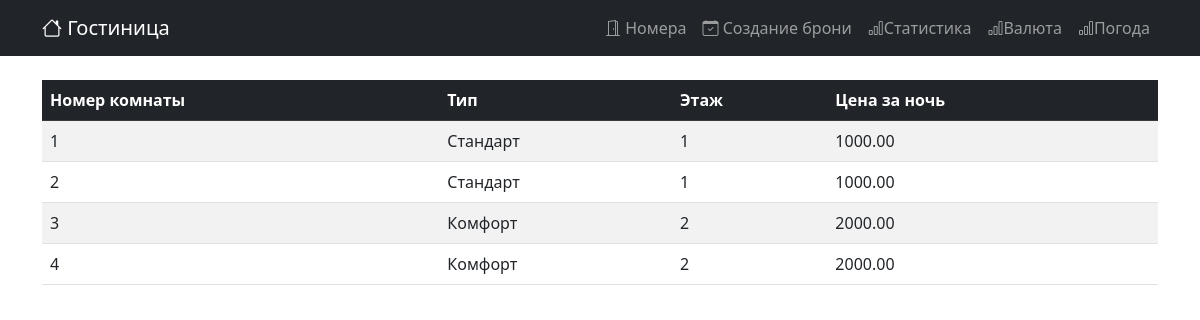
The page //stats/ on the database its author committed.
### hotel_def/models.py (models this page shows, shortened)
class Room(models.Model):
    number = models.CharField('Номер комнаты', max_length=10, unique=True)
    room_type = models.CharField('Тип номера', max_length=50, default='Стандарт')
    price_per_night = models.DecimalField('Цена за ночь', max_digits=10, decimal_places=2)
    floor = models.PositiveIntegerField('Этаж')
    class Meta:
        verbose_name = 'Номер'
        verbose_name_plural = 'Номера'

### core/views.py (the view)
# urls.py: path('/stats/', views.ListViewsStats.as_view(), name='stats'),
class ListViewsStats(ListView):
    model = Room
    template_name = 'stats.html'
    context_object_name = 'rooms'
    def get_queryset(self):
        return super().get_queryset()

### core/templates/stats.html
{% extends 'base.html' %}
{% block content %}
<table class="table table-striped table-hover">
    <thead class="table-dark">
        <tr>
            <th>Номер комнаты</th>
            <th>Тип</th>
            <th>Этаж</th>
            <th>Цена за ночь</th>
        </tr>
    </thead>
    <tbody>
        {% for room in rooms %}
        <tr>
            <td>{{ room.number }}</td>
            <td>{{ room.room_type}}</td>
            <td>{{ room.floor }}</td>
            <td> {{ room.price_per_night }}</td>
        </tr>
        {% empty %}
        <tr>
            <td>Номеров пока нету</td>
        </tr>
        {% endfor %}
    </tbody>
</table>
{% endblock %}

### rows shown on the page
Room: number "1", room_type "Стандарт", floor "1", price_per_night "1000.00"
Room: number "2", room_type "Стандарт", floor "1", price_per_night "1000.00"
Room: number "3", room_type "Комфорт", floor "2", price_per_night "2000.00"
Room: number "4", room_type "Комфорт", floor "2", price_per_night "2000.00"
